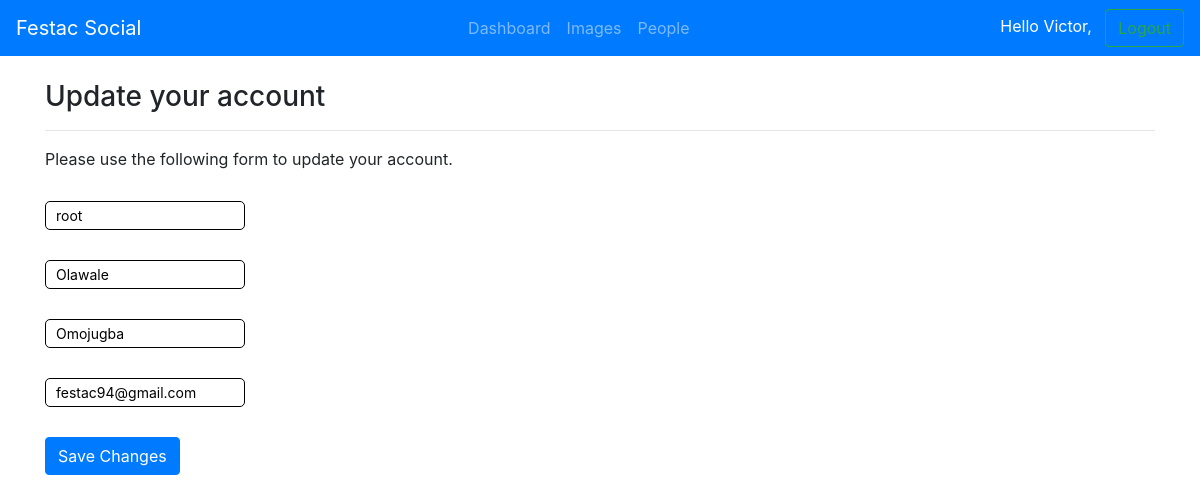
/account/user/1/update/ (signed in), run on the app's committed database.
### account/models.py (models this page shows, shortened)
class CustomUser(AbstractUser):
    date_of_birth = models.DateField(blank=True, null=True)
    photo = models.ImageField(upload_to='users/%Y/%m/%d', blank=True)
    email = models.EmailField( unique=True)

### account/views.py (the view)
# urls.py: url(r'^user/(?P<pk>\d+)/update/$', views.update_user, name='update'),
@login_required
def update_user(request, pk):
    user = get_object_or_404(CustomUser, pk=pk)
    if request.method == 'POST':
        form = UserEditForm(request.POST, instance=user)
        if form.is_valid():
            form.save()
            messages.success(request, 'Profile Updated Succesfully')
        else:
            messages.error(request, 'Invalid form data')
    else:
        form = UserEditForm(instance=user)
    return render(request,'update.html',{'form': form})

### account/forms.py
class UserEditForm(forms.ModelForm):
    class Meta:
        model = CustomUser
        fields = ('username', 'first_name', 'last_name', 'email')
        widgets = {
            'username': forms.TextInput(attrs={'placeholder': 'Username'}),
            'first_name': forms.TextInput(attrs={'placeholder': 'First Name'}),
            'last_name': forms.TextInput(attrs={'placeholder': 'Last Name'}),
            'email': forms.TextInput(attrs={'placeholder': 'Email'}),
             }

### account/templates/update.html (shortened to what this page needs)
{% extends "base.html" %}
{% load static %}
{% block content %}
    <div class="container mt-4">
        <h3>Update your account</h3><hr>
        <form action="" method="POST">
           <p>Please use the following form to update your account.</p>
            {{ form.username }}
            {{ form.first_name }}
            {{ form.last_name }}
            {{ form.email }}
            <button type="submit" class='btn btn-primary mb-2'>Save Changes</button>
        </div>
{% endblock %}

### account/templates/base.html (shortened to what this page needs)
{% load static %}
<!DOCTYPE html>
<html lang="en">
<head>
    <link href="{% static 'bootstrap/css/bootstrap.css' %}" rel="stylesheet">
    <link href="{% static 'css/base.css' %}" rel="stylesheet">
  </head>
  <body>
    <nav class="navbar navbar-expand-sm navbar-dark bg-primary">
        <a class="navbar-brand " href="{% url 'login' %}">Festac Social</a>
        <div class="collapse navbar-collapse" id="collapsibleNavbar">
            {% if request.user.is_authenticated %}
                <ul class="navbar-nav mx-auto ">
                    <li  {% if section == 'dashboard' %} class='selected' {% endif %} >
                        <a class="nav-link" href="{% url 'dashboard' %}">Dashboard</a>
                    </li>
                    <li {% if section == 'images' %} class='selected' {% endif %} >
                        <a class="nav-link" href="{% url 'images:list' %}">Images</a>
                    </li>
                    <li  {% if section == 'people' %} class='selected' {% endif %} >
                        <a class="nav-link" href="{% url 'user_list' %}">People</a>
                    </li>
                </ul>
                <div class="text-white">
                    Hello {{ request.user.first_name }}, &nbsp;
                    <a href="{% url 'logout' %}">
                        <button class="btn btn-outline-success my-2 my-sm-0" type="submit">Logout</button>
                    </a>
                </div>
            {% else %}
                <div class="mx-auto">
                    <a href="{% url 'login' %}">
                        <button class="btn btn-outline-success my-2 my-sm-0" type="submit">Login</button>
                    </a>
                </div>
            {% endif %}
        </div>
    </nav>
    {% block content %}{% endblock %}
  </body>
</html>

### static/css/base.css (style rules this page uses)
input, select, textarea { clear:both; color: #000; background-color: #fff; background-clip: padding-box; border: 1px solid #000; border-radius: 5px; padding:3px 10px; margin: 30px 0; font-size:14px; width: 200px; display: block; }
li { list-style: none; }

### data on the page
CustomUser: user.first_name "Victor"
CustomUser: username "root", first_name "Olawale", last_name "Omojugba", email "festac94@gmail.com"
